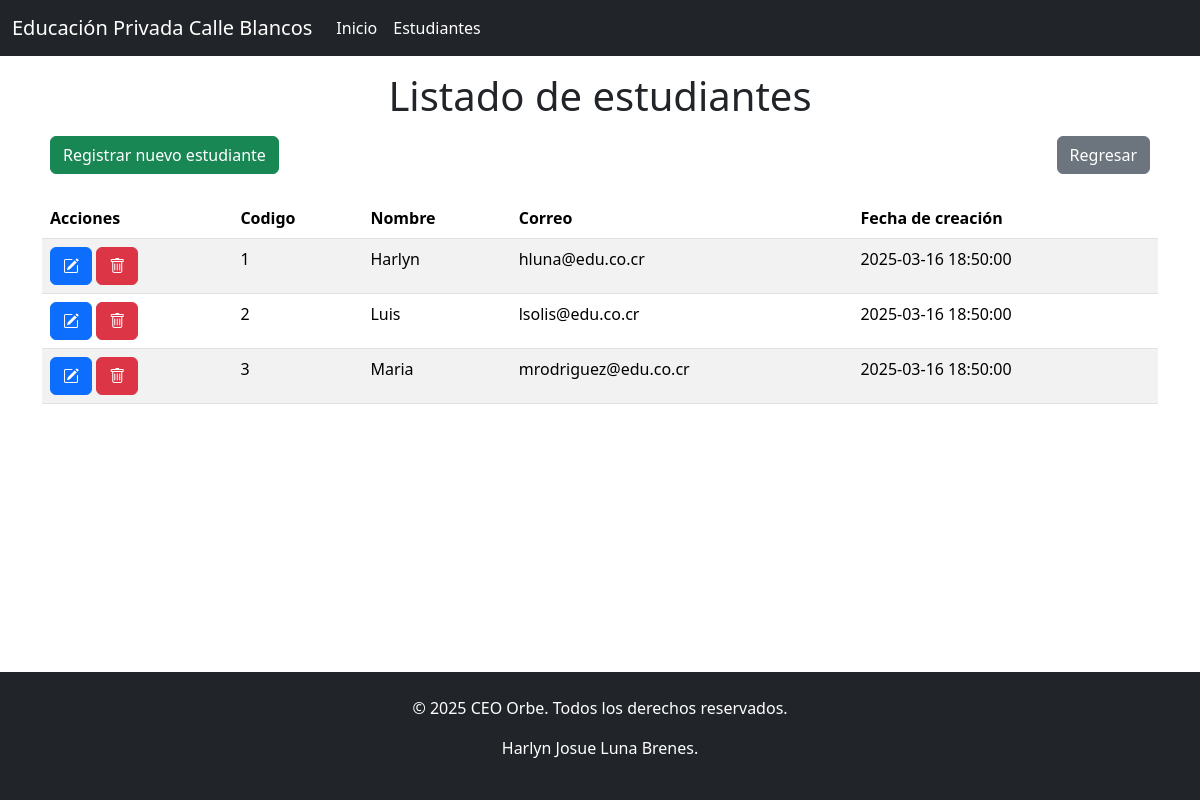
Page /Modulos/estudiantes.php on the committed database.
### tables this page shows
CREATE TABLE ESTUDIANTE (
    IdEstudiante INT PRIMARY KEY AUTO_INCREMENT,
    NombreEstudiante VARCHAR(50) NOT NULL,
    CorreoEstudiante VARCHAR(50) NOT NULL, 
    FechaCreacion DATETIME
);

### Modulos/estudiantes.php (the view, shortened to what this page needs)
<?php
$conexion = db_conexion();
$mensajeError = "";
function obtenerEstudiantes($conexion, $mensajeError) {
    try {
        $sentenciaSQL = "CALL P_ObtenerEstudiantes()";
        $stmt = $conexion->query($sentenciaSQL);
        $estudiantes = [];
        while ($columna = $stmt->fetch_assoc()) {
            $estudiantes[] = $columna;
        }
        return $estudiantes;
    } catch (Exception $e) {
        $mensajeError = $e->getMessage();
        echo "<script>
        console.error('Ha ocurrido un error de consulta: " . $mensajeError . "');
        </script>";
        echo "
        <script>
            document.addEventListener('DOMContentLoaded', function() {
                Swal.fire({
                    title: 'Ejecución fallida',
                    text: 'Lo sentimos, ha ocurrido un error con el servidor de base de datos. Favor contactar al equipo de TI.',
                    icon: 'error',
                    confirmButtonText: 'Aceptar'
                }).then((result) => {
                    window.location.href = '../index.php';
                });
            });
        </script>";
        return [];
    }
}
$estudiantes = obtenerEstudiantes($conexion, $mensajeError);
?>
<!DOCTYPE html>
<html lang="es">
<head>
    <link href="https://cdn.jsdelivr.net/npm/bootstrap@5.3.3/dist/css/bootstrap.min.css" rel="stylesheet"
>
    <link rel="stylesheet" href="https://cdn.jsdelivr.net/npm/bootstrap-icons@1.11.3/font/bootstrap-icons.min.css">
    <link rel="stylesheet" href="../estilos/estudiantes.css">
</head>
<body>
    <div id="contenido">
        <?php include "../componentes/navbar.php"; ?>
        <section>
            <div class="container">
                <h1 class="text-center mt-3">Listado de estudiantes</h1>
                <div class="d-flex mb-3">
                    <div class="p-2">
                        <a href="estudiantesAgregar.php" class="btn btn-success">Registrar nuevo estudiante</a>
                    </div>
                    <div class="ms-auto p-2">
                        <a href="../index.php" class="btn btn-secondary">Regresar</a>
                    </div>
                </div>
                <table class="table table-striped mt-3">
                    <thead>
                        <tr>
                            <th>Acciones</th>
                            <th>Codigo</th>
                            <th>Nombre</th>
                            <th>Correo</th>
                            <th>Fecha de creación</th>
                        </tr>
                    </thead>
                    <tbody>
                        <?php foreach ($estudiantes as $estudiante): ?>
                        <tr>
                            <td>
                                <a href="estudiantesEditar.php?id=<?php echo $estudiante['IdEstudiante']; ?>" class="btn btn-primary"><i class="bi bi-pencil-square"></i></a>
                                <button class="btn btn-danger" onclick="confirmarEliminacion(<?php echo $estudiante['IdEstudiante']; ?>)">
                                    <i class="bi bi-trash"></i>
                                </button>
                            </td>
                            <td><?php echo htmlspecialchars($estudiante['IdEstudiante']); ?></td>
                            <td><?php echo htmlspecialchars($estudiante['NombreEstudiante']); ?></td>
                            <td><?php echo htmlspecialchars($estudiante['CorreoEstudiante']); ?></td>
                            <td><?php echo htmlspecialchars($estudiante['FechaCreacion']); ?></td>
                        </tr>
                        <?php endforeach; ?>
                    </tbody>
                </table>
            </div>
        </section>
        <?php include "../componentes/footer.php"; ?>
</body>
</html>

### componentes/navbar.php
<nav class="navbar bg-dark navbar-expand-lg text-white">
  <div class="container-fluid">
    <a class="navbar-brand text-white" >Educación Privada Calle Blancos</a>
    <div class="collapse navbar-collapse" id="navbarNavAltMarkup">
    <div class="navbar-nav justify-content-center">
        <a class="nav-link text-white active" aria-current="page" href="../index.php">Inicio</a>
        <a class="nav-link text-white" href="../Modulos/estudiantes.php">Estudiantes</a>
      </div>
    </div>
  </div>
</nav>

### componentes/footer.php
 <footer class="bg-dark text-white text-center py-4">
    <div class="container">
        <p>&copy; 2025 CEO Orbe. Todos los derechos reservados.</p>
        <p> Harlyn Josue Luna Brenes.</p>
    </div>
</footer>

### estilos/estudiantes.css (style rules this page uses)
#contenido { display: grid; min-height: 100dvh; grid-template-rows: auto 1fr auto; }

### rows in the picture
estudiante: IdEstudiante "1", NombreEstudiante "Harlyn", CorreoEstudiante "hluna@edu.co.cr", FechaCreacion "2025-03-16 18:50:00"
estudiante: IdEstudiante "2", NombreEstudiante "Luis", CorreoEstudiante "lsolis@edu.co.cr", FechaCreacion "2025-03-16 18:50:00"
estudiante: IdEstudiante "3", NombreEstudiante "Maria", CorreoEstudiante "mrodriguez@edu.co.cr", FechaCreacion "2025-03-16 18:50:00"
